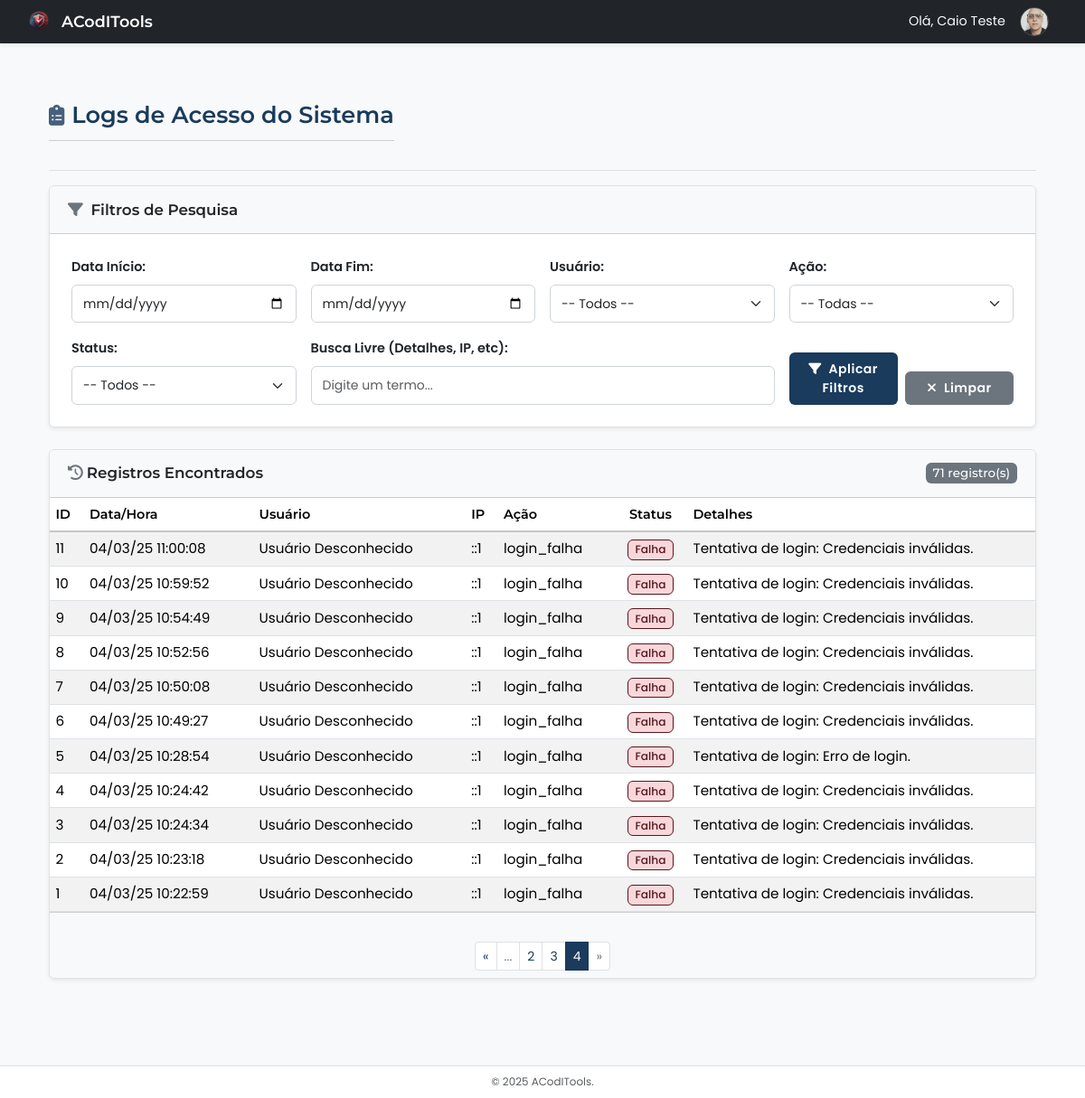
Page /admin/logs.php?&pagina=4 (signed in) on the earlier database version.
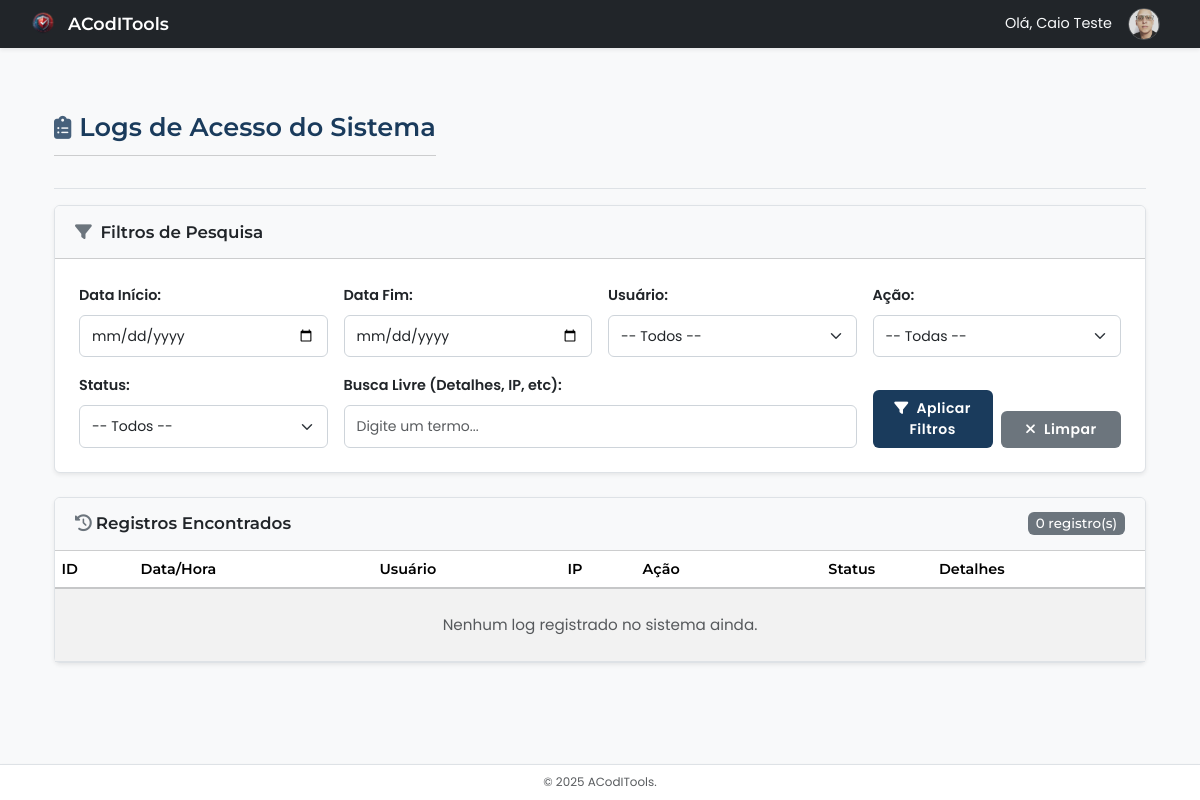
Same page on the later database version.
### tables this page shows
CREATE TABLE `logs_acesso` (
  `id` int(11) NOT NULL,
  `usuario_id` int(11) DEFAULT NULL,
  `ip_address` varchar(45) DEFAULT NULL,
  `data_hora` datetime DEFAULT current_timestamp(),
  `acao` varchar(255) DEFAULT NULL,
  `sucesso` tinyint(1) DEFAULT NULL,
  `detalhes` text DEFAULT NULL
);

### includes/admin_functions.php (called while the page is built, shortened)
<?php
function getLogsAcesso($conexao, $pagina = 1, $itens_por_pagina = 20, $data_inicio = '', $data_fim = '', $usuario_id = '', $acao = '', $status = '', $search = '') {
    $offset = ($pagina - 1) * $itens_por_pagina;
    $sql = "SELECT
                la.id,
                la.data_hora,
                la.ip_address,
                la.acao,
                la.sucesso,
                la.detalhes,
                COALESCE(u.nome, 'Usuário Desconhecido') AS nome_usuario,
                COALESCE(u.email, 'N/A') AS email_usuario,
                la.usuario_id
            FROM logs_acesso la
            LEFT JOIN usuarios u ON la.usuario_id = u.id
            WHERE 1=1";
    $params = [];
    $sql .= " ORDER BY la.data_hora DESC LIMIT ?, ?";
    $params[] = $offset;
    $params[] = $itens_por_pagina;
    $stmt = $conexao->prepare($sql);
    $stmt->execute($params);
    $logs = $stmt->fetchAll(PDO::FETCH_ASSOC);
    $sql_count = "SELECT COUNT(*) FROM logs_acesso la LEFT JOIN usuarios u ON la.usuario_id = u.id WHERE 1=1";
    $params_count = [];
    $stmt_count = $conexao->prepare($sql_count);
    $stmt_count->execute($params_count);
    $total_logs = $stmt_count->fetchColumn();
    $total_paginas = ceil($total_logs / $itens_por_pagina);
    return [
        'logs' => $logs,
        'paginacao' => [
            'pagina_atual' => $pagina,
            'total_paginas' => $total_paginas,
            'total_logs' => $total_logs,
        ]
    ];
}

### admin/logs.php (the view, shortened to what the changed rows need)
<?php
require_once __DIR__ . '/../includes/config.php';
require_once __DIR__ . '/../includes/layout_admin.php';
require_once __DIR__ . '/../includes/admin_functions.php';
$filtro_data_inicio = filter_input(INPUT_GET, 'data_inicio', FILTER_VALIDATE_REGEXP, ['options' => ['regexp' => '/^\d{4}-\d{2}-\d{2}$/']]);
$filtro_data_fim = filter_input(INPUT_GET, 'data_fim', FILTER_VALIDATE_REGEXP, ['options' => ['regexp' => '/^\d{4}-\d{2}-\d{2}$/']]);
$filtro_usuario_id = filter_input(INPUT_GET, 'usuario_id', FILTER_VALIDATE_INT);
$filtro_acao = trim(filter_input(INPUT_GET, 'acao', FILTER_SANITIZE_SPECIAL_CHARS) ?? '');
$filtro_status = filter_input(INPUT_GET, 'status', FILTER_VALIDATE_INT, ['options' => ['min_range' => 0, 'max_range' => 1]]);
$filtro_busca = trim(filter_input(INPUT_GET, 'search', FILTER_SANITIZE_SPECIAL_CHARS) ?? '');
$pagina_atual = filter_input(INPUT_GET, 'pagina', FILTER_VALIDATE_INT, ['options' => ['default' => 1, 'min_range' => 1]]);
$itens_por_pagina = 20;
$filtros_ativos = [];
$logs_data = getLogsAcesso(
    $conexao,
    $pagina_atual,
    $itens_por_pagina,
    $filtro_data_inicio ?: '',
    $filtro_data_fim ?: '',
    $filtro_usuario_id ?: '',
    $filtro_acao,
    ($filtro_status !== null && $filtro_status !== false) ? (string)$filtro_status : '',
    $filtro_busca
);
$logs = $logs_data['logs'] ?? [];
$paginacao = $logs_data['paginacao'] ?? ['total_paginas' => 0, 'pagina_atual' => 1, 'total_logs' => 0];
$title = "ACodITools - Logs de Acesso";
echo getHeaderAdmin($title);
?>
<div class="container-fluid">
    <div class="d-flex justify-content-between flex-wrap flex-md-nowrap align-items-center pt-3 pb-2 mb-3 border-bottom">
        <h1 class="h2"><i class="fas fa-clipboard-list me-2"></i>Logs de Acesso do Sistema</h1>
    </div>
    <div class="card shadow-sm">
         <div class="card-header bg-light d-flex justify-content-between align-items-center">
             <span><i class="fas fa-history me-1"></i>Registros Encontrados</span>
             <span class="badge bg-secondary"><?= $paginacao['total_logs'] ?? 0 ?> registro(s)</span>
         </div>
         <div class="card-body p-0">
             <div class="table-responsive">
                <table class="table table-striped table-hover table-sm mb-0">
                    <thead class="table-light">
                        <tr>
                           <th>ID</th>
                           <th>Data/Hora</th>
                           <th>Usuário</th>
                           <th>IP</th>
                           <th>Ação</th>
                           <th class="text-center">Status</th>
                           <th>Detalhes</th>
                        </tr>
                    </thead>
                    <tbody>
                        <?php if (empty($logs)): ?>
                            <tr>
                                <td colspan="7" class="text-center text-muted p-4">
                                    <?php
                                    if (!empty($filtros_ativos)) {
                                        echo 'Nenhum log encontrado com os filtros aplicados. <a href="'.$_SERVER['PHP_SELF'].'">Limpar filtros</a>.';
                                    } else {
                                        echo 'Nenhum log registrado no sistema ainda.';
                                    }
                                    ?>
                                </td>
                            </tr>
                        <?php else: ?>
                            <?php foreach ($logs as $log): ?>
                                <tr>
                                    <td><?= htmlspecialchars($log['id']) ?></td>
                                    <td class="text-nowrap"><?= htmlspecialchars((new DateTime($log['data_hora']))->format('d/m/y H:i:s')) ?></td>
                                    <td title="<?= htmlspecialchars($log['email_usuario'] ?? 'N/A') ?>">
                                        <?= htmlspecialchars($log['nome_usuario'] ?? 'N/A') ?>
                                    </td>
                                    <td><?= htmlspecialchars($log['ip_address'] ?? 'N/A') ?></td>
                                    <td><?= htmlspecialchars($log['acao'] ?? 'N/A') ?></td>
                                    <td class="text-center">
                                         <span class="badge <?= $log['sucesso'] ? 'bg-success-subtle text-success-emphasis' : 'bg-danger-subtle text-danger-emphasis' ?>">
                                            <?= $log['sucesso'] ? 'Sucesso' : 'Falha' ?>
                                        </span>
                                    </td>
                                    <td style="max-width: 300px; overflow-wrap: break-word;" title="<?= htmlspecialchars($log['detalhes'] ?? '') ?>">
                                        <?= nl2br(htmlspecialchars(mb_strimwidth($log['detalhes'] ?? '', 0, 100, "..."))) ?>
                                    </td>
                                </tr>
                            <?php endforeach; ?>
                        <?php endif; ?>
                    </tbody>
                </table>
            </div>
        </div>
        <?php if (isset($paginacao) && $paginacao['total_paginas'] > 1): ?>
        <div class="card-footer bg-light py-2">
            <nav aria-label="Paginação de Logs">
                <ul class="pagination pagination-sm justify-content-center mb-0">
                    <?php
                    $params_paginacao_array = $filtros_ativos;
                    $params_paginacao = http_build_query($params_paginacao_array);
                    $link_paginacao = "?{$params_paginacao}&pagina=";
                    ?>
                    <?php if ($paginacao['pagina_atual'] > 1): ?> <li class="page-item"><a class="page-link" href="<?= $link_paginacao . ($paginacao['pagina_atual'] - 1) ?>">«</a></li> <?php else: ?> <li class="page-item disabled"><span class="page-link">«</span></li> <?php endif; ?>
                    <?php
                    $inicio = max(1, $paginacao['pagina_atual'] - 2); $fim = min($paginacao['total_paginas'], $paginacao['pagina_atual'] + 2);
                    if ($inicio > 1) echo '<li class="page-item disabled"><span class="page-link">...</span></li>';
                    for ($i = $inicio; $i <= $fim; $i++): ?><li class="page-item <?= ($i == $paginacao['pagina_atual']) ? 'active' : '' ?>"><a class="page-link" href="<?= $link_paginacao . $i ?>"><?= $i ?></a></li><?php endfor;
                    ?>
                    <?php if ($paginacao['pagina_atual'] < $paginacao['total_paginas']): ?> <li class="page-item"><a class="page-link" href="<?= $link_paginacao . ($paginacao['pagina_atual'] + 1) ?>">»</a></li> <?php else: ?> <li class="page-item disabled"><span class="page-link">»</span></li> <?php endif; ?>
                </ul>
            </nav>
        </div>
        <?php endif; ?>
    </div>
</div> <?php  ?>
<?php
echo getFooterAdmin();
?>

Differences in the rows shown:
removed logs_acesso: id "11", data_hora "04/03/25 11:00:08", nome_usuario "Usuário Desconhecido", ip_address "::1", acao "login_falha", sucesso "Falha", detalhes "Tentativa de login: Credenciais inválidas."
removed logs_acesso: id "10", data_hora "04/03/25 10:59:52", nome_usuario "Usuário Desconhecido", ip_address "::1", acao "login_falha", sucesso "Falha", detalhes "Tentativa de login: Credenciais inválidas."
removed logs_acesso: id "9", data_hora "04/03/25 10:54:49", nome_usuario "Usuário Desconhecido", ip_address "::1", acao "login_falha", sucesso "Falha", detalhes "Tentativa de login: Credenciais inválidas."
removed logs_acesso: id "8", data_hora "04/03/25 10:52:56", nome_usuario "Usuário Desconhecido", ip_address "::1", acao "login_falha", sucesso "Falha", detalhes "Tentativa de login: Credenciais inválidas."
removed logs_acesso: id "7", data_hora "04/03/25 10:50:08", nome_usuario "Usuário Desconhecido", ip_address "::1", acao "login_falha", sucesso "Falha", detalhes "Tentativa de login: Credenciais inválidas."
removed logs_acesso: id "6", data_hora "04/03/25 10:49:27", nome_usuario "Usuário Desconhecido", ip_address "::1", acao "login_falha", sucesso "Falha", detalhes "Tentativa de login: Credenciais inválidas."
removed logs_acesso: id "5", data_hora "04/03/25 10:28:54", nome_usuario "Usuário Desconhecido", ip_address "::1", acao "login_falha", sucesso "Falha", detalhes "Tentativa de login: Erro de login."
removed logs_acesso: id "4", data_hora "04/03/25 10:24:42", nome_usuario "Usuário Desconhecido", ip_address "::1", acao "login_falha", sucesso "Falha", detalhes "Tentativa de login: Credenciais inválidas."
removed logs_acesso: id "3", data_hora "04/03/25 10:24:34", nome_usuario "Usuário Desconhecido", ip_address "::1", acao "login_falha", sucesso "Falha", detalhes "Tentativa de login: Credenciais inválidas."
removed logs_acesso: id "2", data_hora "04/03/25 10:23:18", nome_usuario "Usuário Desconhecido", ip_address "::1", acao "login_falha", sucesso "Falha", detalhes "Tentativa de login: Credenciais inválidas."
removed logs_acesso: id "1", data_hora "04/03/25 10:22:59", nome_usuario "Usuário Desconhecido", ip_address "::1", acao "login_falha", sucesso "Falha", detalhes "Tentativa de login: Credenciais inválidas."
Other differences:
$paginacao['total_logs']: "71" → "0"
text now shown: "Nenhum log registrado no sistema ainda."
list line gone: "2"
list line gone: "3"
list line gone: "4"
